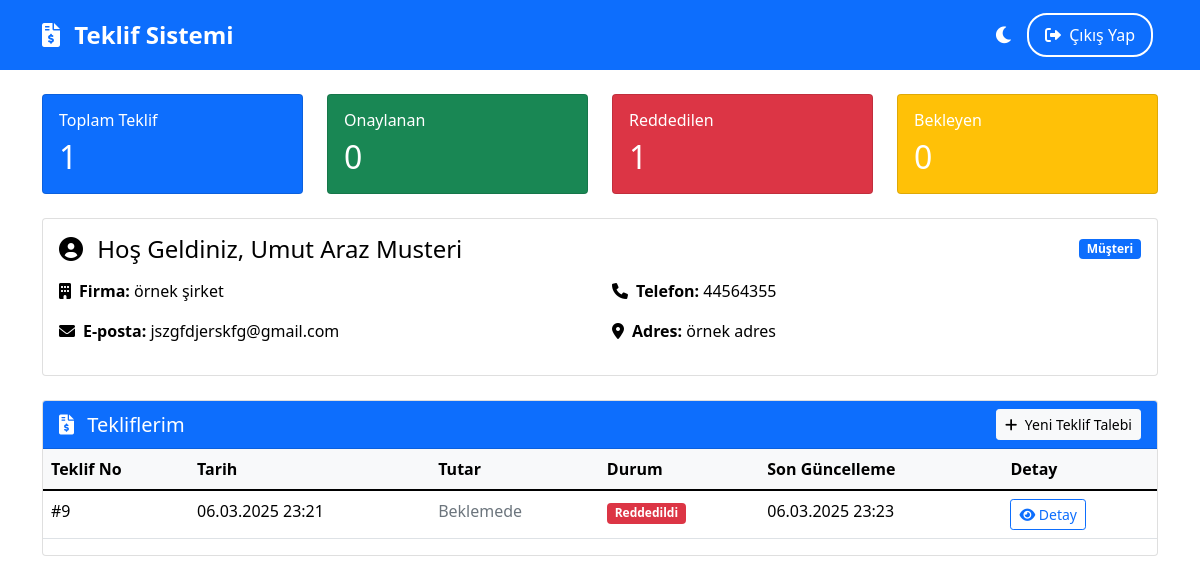
The page /musteri-paneli/ (signed in) on the database its author committed.
### musteri/models.py (models this page shows, shortened)
class Musteri(models.Model):
    user = models.ForeignKey(User, on_delete=models.CASCADE, null=True, blank=True)
    ad_soyad = models.CharField(max_length=100)
    email = models.EmailField(unique=True)
    telefon = models.CharField(max_length=20)
    firma_adi = models.CharField(max_length=100, blank=True)
    adres = models.TextField()
    created_at = models.DateTimeField(auto_now_add=True)
    class Meta:
        verbose_name = 'Müşteri'
        verbose_name_plural = 'Müşteriler'

### teklifler/models.py (models this page shows)
class Teklif(models.Model):
    DURUM_CHOICES = (
        ('BEKLEMEDE', 'Beklemede'),
        ('ONAYLANDI', 'Onaylandı'),
        ('REDDEDILDI', 'Reddedildi'),
        ('REVIZYON', 'Revizyon'),
    )
    musteri = models.ForeignKey(Musteri, on_delete=models.CASCADE)
    urunler = models.ManyToManyField(Urun, through='TeklifUrunu')
    toplam_tutar = models.DecimalField(max_digits=10, decimal_places=2)
    durum = models.CharField(
        max_length=20,
        choices=DURUM_CHOICES,
        default='BEKLEMEDE'
    )
    notlar = models.TextField(blank=True)
    created_at = models.DateTimeField(auto_now_add=True)
    updated_at = models.DateTimeField(auto_now=True)
    created_by = models.ForeignKey(User, on_delete=models.SET_NULL, null=True)

### musteri/views.py (the view)
# urls.py: path('musteri-paneli/', musteri_paneli, name='musteri_paneli'),
@login_required
def musteri_paneli(request):
    try:
        musteri = request.user.musteri_set.first()
        if not musteri:
            messages.error(request, 'Müşteri hesabı bulunamadı.')
            return redirect('anasayfa')
        teklifler = Teklif.objects.filter(musteri=musteri)
        teklifler_data = {
            'all': teklifler.order_by('-created_at'),
            'count': teklifler.count(),
            'onaylanan': teklifler.filter(durum='ONAYLANDI').count(),
            'reddedilen': teklifler.filter(durum='REDDEDILDI').count(),
            'bekleyen': teklifler.filter(durum='BEKLEMEDE').count()
        }
        bildirimler = Bildirim.objects.filter(musteri=musteri, okundu=False)
        return render(request, 'musteri/musteri_paneli.html', {
            'musteri': musteri,
            'teklifler': teklifler_data,
            'bildirimler': bildirimler,
            'bildirim_sayisi': bildirimler.count()
        })
    except Exception as e:
        logger.error(f"Müşteri paneli hatası: {str(e)}")
        messages.error(request, 'Bir hata oluştu. Lütfen daha sonra tekrar deneyin.')
        return redirect('anasayfa')

### templates/musteri/musteri_paneli.html (shortened to what this page needs)
{% extends 'base.html' %}
{% block content %}
<div class="container mt-4">
    <div class="row mb-4">
        <div class="col-md-3">
            <div class="card bg-primary text-white">
                <div class="card-body">
                    <h6 class="card-title">Toplam Teklif</h6>
                    <h2 class="mb-0">{{ teklifler.count }}</h2>
                </div>
            </div>
        </div>
        <div class="col-md-3">
            <div class="card bg-success text-white">
                <div class="card-body">
                    <h6 class="card-title">Onaylanan</h6>
                    <h2 class="mb-0">{{ teklifler.onaylanan }}</h2>
                </div>
            </div>
        </div>
        <div class="col-md-3">
            <div class="card bg-danger text-white">
                <div class="card-body">
                    <h6 class="card-title">Reddedilen</h6>
                    <h2 class="mb-0">{{ teklifler.reddedilen }}</h2>
                </div>
            </div>
        </div>
        <div class="col-md-3">
            <div class="card bg-warning text-white">
                <div class="card-body">
                    <h6 class="card-title">Bekleyen</h6>
                    <h2 class="mb-0">{{ teklifler.bekleyen }}</h2>
                </div>
            </div>
        </div>
    </div>
    <div class="row mb-4">
        <div class="col-12">
            <div class="card">
                <div class="card-body">
                    <div class="d-flex justify-content-between align-items-center mb-3">
                        <h4 class="card-title mb-0">
                            <i class="fas fa-user-circle me-2"></i>
                            Hoş Geldiniz, {{ musteri.ad_soyad }}
                        </h4>
                        <span class="badge bg-primary">Müşteri</span>
                    </div>
                    <div class="row">
                        <div class="col-md-6">
                            <p><strong><i class="fas fa-building me-2"></i>Firma:</strong> {{ musteri.firma_adi }}</p>
                            <p><strong><i class="fas fa-envelope me-2"></i>E-posta:</strong> {{ musteri.email }}</p>
                        </div>
                        <div class="col-md-6">
                            <p><strong><i class="fas fa-phone me-2"></i>Telefon:</strong> {{ musteri.telefon }}</p>
                            <p><strong><i class="fas fa-map-marker-alt me-2"></i>Adres:</strong> {{ musteri.adres }}</p>
                        </div>
                    </div>
                </div>
            </div>
        </div>
    </div>
    <div class="row">
        <div class="col-12">
            <div class="card">
                <div class="card-header bg-primary text-white d-flex justify-content-between align-items-center">
                    <h5 class="card-title mb-0">
                        <i class="fas fa-file-invoice-dollar me-2"></i>
                        Tekliflerim
                    </h5>
                    <a href="{% url 'musteri_talep_formu' %}" class="btn btn-light btn-sm">
                        <i class="fas fa-plus me-1"></i>
                        Yeni Teklif Talebi
                    </a>
                </div>
                <div class="card-body p-0">
                    <div class="table-responsive">
                        <table class="table table-hover mb-0">
                            <thead class="table-light">
                                <tr>
                                    <th>Teklif No</th>
                                    <th>Tarih</th>
                                    <th>Tutar</th>
                                    <th>Durum</th>
                                    <th>Son Güncelleme</th>
                                    <th>Detay</th>
                                </tr>
                            </thead>
                            <tbody>
                                {% for teklif in teklifler.all %}
                                <tr>
                                    <td>#{{ teklif.id }}</td>
                                    <td>{{ teklif.created_at|date:"d.m.Y H:i" }}</td>
                                    <td>
                                        {% if teklif.toplam_tutar > 0 %}
                                            {{ teklif.toplam_tutar }} TL
                                        {% else %}
                                            <span class="text-muted">Beklemede</span>
                                        {% endif %}
                                    </td>
                                    <td>
                                        <span class="badge {% if teklif.durum == 'BEKLEMEDE' %}bg-warning
                                              {% elif teklif.durum == 'ONAYLANDI' %}bg-success
                                              {% elif teklif.durum == 'REDDEDILDI' %}bg-danger
                                              {% else %}bg-info{% endif %}">
                                            {{ teklif.get_durum_display }}
                                        </span>
                                    </td>
                                    <td>{{ teklif.updated_at|date:"d.m.Y H:i" }}</td>
                                    <td>
                                        <button type="button"
                                                class="btn btn-sm btn-outline-primary"
                                                onclick="teklifDetayGoster('{{ teklif.id }}')">
                                            <i class="fas fa-eye"></i> Detay
                                        </button>
                                    </td>
                                </tr>
                                {% endfor %}
                            </tbody>
                        </table>
                    </div>
                </div>
            </div>
        </div>
    </div>
</div>
{% endblock %}

### templates/base.html (style rules this page uses)
:root[data-theme="light"] { --bg-color: #ffffff; --text-color: #000000; --navbar-bg: #0d6efd; --navbar-text: #ffffff; --card-bg: #ffffff; --card-border: rgba(0,0,0,0.125); --table-text: #000000; --table-bg: #ffffff; --table-border: #dee2e6; --table-hover: rgba(0,0,0,0.075); --input-bg: #ffffff; --input-text: #000000; --input-border: #ced4da; --input-focus: #80bdff; --label-text: #212529; }
body { background-color: var(--bg-color); color: var(--text-color); transition: background-color 0.3s ease, color 0.3s ease; }
.card { background-color: var(--card-bg); border-color: var(--card-border); }
.table-responsive { margin-bottom: 1rem; overflow-x: auto; -webkit-overflow-scrolling: touch; }
.table { color: var(--table-text) !important; background-color: var(--table-bg); border-color: var(--table-border); }
.table th, .table td { border-color: var(--table-border); }
.table thead th { border-bottom-color: var(--table-border); color: var(--table-text); }
.card-header { background-color: var(--card-bg); border-bottom-color: var(--card-border); color: var(--text-color); }

### rows shown on the page
Musteri: ad_soyad "Umut Araz Musteri", firma_adi "örnek şirket", email "jszgfdjerskfg@gmail.com", telefon "44564355", adres "örnek adres"
Teklif: id "9", created_at "06.03.2025 23:21", toplam_tutar "Beklemede", durum "Reddedildi", updated_at "06.03.2025 23:23"

### other values the page prints
{{ teklifler.count }} "1"
{{ teklifler.onaylanan }} "0"
{{ teklifler.reddedilen }} "1"
{{ teklifler.bekleyen }} "0"
